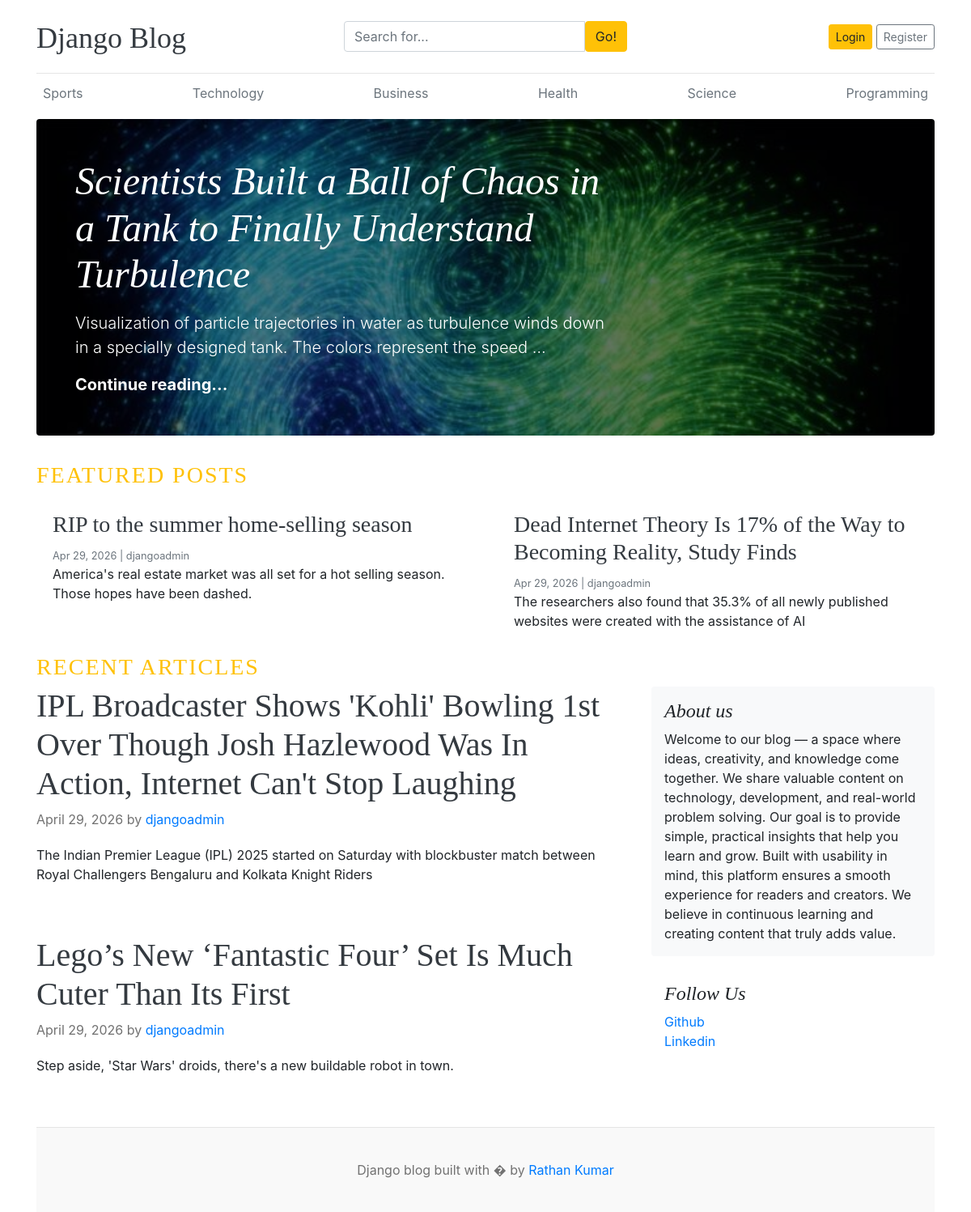
The page / on the database its author committed.
### blogs/models.py (models this page shows, shortened)
class Categories(models.Model):
    category_name = models.CharField(max_length=100, unique=True)
    created_at = models.DateTimeField(auto_now_add=True)
    updated_at = models.DateTimeField(auto_now=True)
    class Meta:
        verbose_name_plural = "Categories"

class Blog(models.Model):
    title = models.CharField(max_length=200)
    slug = models.SlugField(max_length=200, unique=True, blank=True)
    category = models.ForeignKey(
        Categories, on_delete=models.CASCADE, related_name="blogs"
    )
    author = models.ForeignKey(User, on_delete=models.CASCADE, related_name="blogs")
    featured_image = models.ImageField(
        upload_to="featured_images/%Y/%m/%d", blank=True, null=True
    )
    short_description = models.TextField(max_length=500)
    blog_body = models.TextField(max_length=2000)
    status = models.CharField(max_length=20, choices=STATUSE_CHOICES, default="Draft")
    is_featured = models.BooleanField(default=False)
    created_at = models.DateTimeField(auto_now_add=True)
    updated_at = models.DateTimeField(auto_now=True)

### assignments/models.py (models this page shows, shortened)
class About(models.Model):
    about_heading = models.CharField(max_length=100)
    about_description = models.TextField(max_length=500)
    created_at = models.DateTimeField(auto_now_add=True)
    updated_at = models.DateTimeField(auto_now=True)
    class Meta:
        verbose_name_plural = "About"

class SocialLinks(models.Model):
    platform = models.CharField(max_length=50)
    link = models.URLField(max_length=50)
    created_at = models.DateTimeField(auto_now_add=True)
    updated_at = models.DateTimeField(auto_now=True)

### blog_main/views.py (the view)
# urls.py: 2. Add a URL to urlpatterns:  path('', views.home, name='home')
def home(request):
    featured_posts = Blog.objects.filter(is_featured=True, status="Published").order_by(
        "-created_at"
    )
    posts = Blog.objects.filter(is_featured=False, status="Published").order_by(
        "-created_at"
    )
    try:
        about = About.objects.get()
    except:
        about = None
    social_links = SocialLinks.objects.all()
    context = {
        "featured_posts": featured_posts,
        "posts": posts,
        "about": about,
        "social_links": social_links,
    }
    return render(request, "home.html", context)

### blogs/context_processors.py (called while the page is built)
def get_categories(request):
    categories = Categories.objects.all()
    return dict(categories=categories)

### templates/home.html
{% extends "base.html" %} {% load static %} {% block content %}
    {% for post in featured_posts %} {% if forloop.first %}
    <div class="jumbotron p-3 p-md-5 text-white rounded bg-dark"
        style="background-image: url({{ post.featured_image.url }});background-blend-mode: overlay;background-size:cover;">
        <div class="col-md-8 px-0">
            <h1 class="display-4 font-italic">{{ post.title }}</h1>
            <p class="lead my-3">{{ post.short_description|truncatewords:20 }}</p>
            <p class="lead mb-0">
                <a href="{% url 'blogs' post.slug %}" class="text-white font-weight-bold">Continue reading...</a>
            </p>
        </div>
    </div>
    {% endif %} {% endfor %}
    <h3 class="text-uppercase text-warning" style="letter-spacing: 2px">
        Featured Posts
    </h3>
    <div class="row mb-2">
        {% for post in featured_posts %} {% if not forloop.first %}
        <div class="col-md-6">
            <div class="card border-0">
                <div class="card-body">
                    <h3>
                        <a href="{% url 'blogs' post.slug %}" class="text-dark">{{ post.title }}</a>
                    </h3>
                    <small class="mb-1 text-muted">{{ post.created_at|date:"M d, Y" }} | {{ post.author }}</small>
                    <p class="card-text">{{ post.short_description|truncatewords:20 }}</p>
                </div>
            </div>
        </div>
        {% endif %} {% endfor %}
    </div>
    <h3 class="text-uppercase text-warning" style="letter-spacing: 2px">
        Recent Articles
    </h3>
    <main role="main" class="container p-0">
        <div class="row">
            <div class="col-md-8 blog-main">
                {% for post in posts %}
                <div class="blog-post">
                    <h2 class="blog-post-title">
                        <a href="{% url 'blogs' post.slug %}" class="text-dark">{{ post.title }}</a>
                    </h2>
                    <p class="blog-post-meta">
                        {{ post.created_at|date:"F j, Y" }} by
                        <a href="#">{{ post.author }}</a>
                    </p>
                    <p>{{ post.short_description | truncatewords:20 }}</p>
                </div>
                {% endfor %}
            </div>
            <aside class="col-md-4 blog-sidebar">
                <div class="p-3 mb-3 bg-light rounded">
                    <h4 class="font-italic">{{ about.about_heading }}</h4>
                    <p class="mb-0">
                        {{ about.about_description }}
                    </p>
                </div>
                <div class="p-3">
                    <h4 class="font-italic">Follow Us</h4>
                    <ol class="list-unstyled">
                        {% for link in social_links %}
                        <li><a href="{{ link.link }}" target="_blank">{{ link.platform }}</a></li>
                        {% endfor %}
                    </ol>
                </div>
            </aside>
        </div>
    </main>
{% endblock %}

### templates/base.html (shortened to what this page needs)
{% load static %}
<!doctype html>
<html lang="en">
<head>
    <link href="https://getbootstrap.com/docs/4.0/dist/css/bootstrap.min.css" rel="stylesheet" />
    <link rel="stylesheet" href="https://cdnjs.cloudflare.com/ajax/libs/font-awesome/7.0.1/css/all.min.css"
 />
    <link href="{% static 'css/blog.css' %}" rel="stylesheet" />
</head>
<body>
    <div class="container">
        <header class="blog-header py-3">
            <div class="row flex-nowrap justify-content-between align-items-center">
                <div class="col-4 pt-1">
                    <a class="blog-header-logo text-dark" href="/">Django Blog</a>
                </div>
                <div class="col-4">
                    <form action="{% url 'search_blogs' %}" method="GET">
                        <div class="input-group">
                            <input type="text" name="keyword" value="{{ keyword }}" class="form-control"
                                placeholder="Search for...">
                            <span class="input-group-btn">
                                <button type="submit" class="btn btn-warning" type="button">Go!</button>
                            </span>
                        </div>
                    </form>
                </div>
                <div class="col-4 d-flex justify-content-end align-items-center">
                    {% if not user.is_authenticated %}
                    <a class="btn btn-sm btn-warning" href="{% url 'login' %}">Login</a> &nbsp;
                    <a class="btn btn-sm btn-outline-secondary" href="{% url 'register' %}">Register</a>
                    {% else %}
                    <span class="navbar-text">
                        <a href="{% url 'dashboards:dashboard' %}" class="btn btn-warning">Dashboard</a>
                        &nbsp;
                        <span><a href="{% url 'logout' %}" class="btn btn-warning">Logout</a></span>
                    </span>
                    {% endif %}
                </div>
            </div>
        </header>
        <div class="nav-scroller py-1 mb-2">
            <nav class="nav d-flex justify-content-between">
                {% for category in categories %}
                <a class="p-2 text-muted" href="{% url 'posts_by_category' category.id %}">{{ category.category_name }}</a>
                {% endfor %}
            </nav>
        </div>
        {% block content %} {% endblock %}
        <footer class="blog-footer">
            <p>Django blog built with � by <a href="#">Rathan Kumar</a></p>
        </footer>
    </div>
</body>
</html>

### static/css/blog.css (style rules this page uses)
.blog-header { border-bottom: 1px solid #e5e5e5; }
.blog-header-logo { font-family: "Playfair Display", Georgia, "Times New Roman", serif ; font-size: 2.25rem; }
h1, h2, h3, h4, h5, h6 { font-family: "Playfair Display", Georgia, "Times New Roman", serif ; }
.display-4 { font-size: 2.5rem; }
@media (min-width: 768px) { .display-4 { font-size: 3rem; } }
.blog-post { margin-bottom: 4rem; }
.blog-post-title { font-size: 2.5rem; }
.blog-post-meta { margin-bottom: 1.25rem; color: #727272; }
.blog-footer { padding: 2.5rem 0; color: #727272; text-align: center; background-color: #f9f9f9; border-top: 0.05rem solid #e5e5e5; }
.blog-footer p:last-child { margin-bottom: 0; }

### rows shown on the page
Categories: category_name "Sports"
Categories: category_name "Technology"
Categories: category_name "Business"
Categories: category_name "Health"
Categories: category_name "Science"
Categories: category_name "Programming"
Blog: featured_image (picture), title "Scientists Built a Ball of Chaos in a Tank to Finally Understand Turbulence", short_description "Visualization of particle trajectories in water as turbulence winds down in a specially designed tank. The colors represent the speed …"
Blog: title "RIP to the summer home-selling season", created_at "Apr 29, 2026", author "djangoadmin", short_description "America's real estate market was all set for a hot selling season. Those hopes have been dashed."
Blog: title "Dead Internet Theory Is 17% of the Way to Becoming Reality, Study Finds", created_at "Apr 29, 2026", author "djangoadmin", short_description "The researchers also found that 35.3% of all newly published websites were created with the assistance of AI"
Blog: title "IPL Broadcaster Shows 'Kohli' Bowling 1st Over Though Josh Hazlewood Was In Action, Internet Can't Stop Laughing", created_at "April 29, 2026", author "djangoadmin", short_description "The Indian Premier League (IPL) 2025 started on Saturday with blockbuster match between Royal Challengers Bengaluru and Kolkata Knight Riders"
Blog: title "Lego’s New ‘Fantastic Four’ Set Is Much Cuter Than Its First", created_at "April 29, 2026", author "djangoadmin", short_description "Step aside, 'Star Wars' droids, there's a new buildable robot in town."
About: about_heading "About us", about_description "Welcome to our blog — a space where ideas, creativity, and knowledge come together. We share valuable content on technology, development, and real-world problem solving. Our goal is to provide simple, practical insights that help you learn and grow. Built with usability in mind, this platform ensures a smooth experience for readers and creators. We believe in continuous learning and creating content that truly adds value."
SocialLinks: platform "Github"
SocialLinks: platform "Linkedin"
